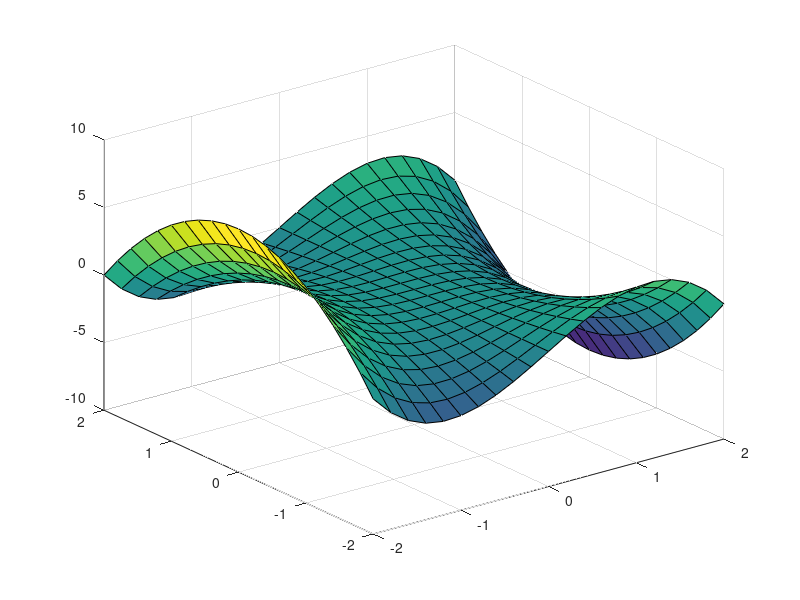

Write MATLAB code to recreate this figure. (Note: this script raises an error after producing the figure.)
% Following for 3-d plots
[x,y]=meshgrid(-2:0.2:2);
g = x.*y.^2 - x.^3
surf(x,y,g)
colormap rainy % use various seasons name
shading interp
% use fsurf in case of syms variables.
% shading interp -> this command vanishes the grid and smoothens the surface.